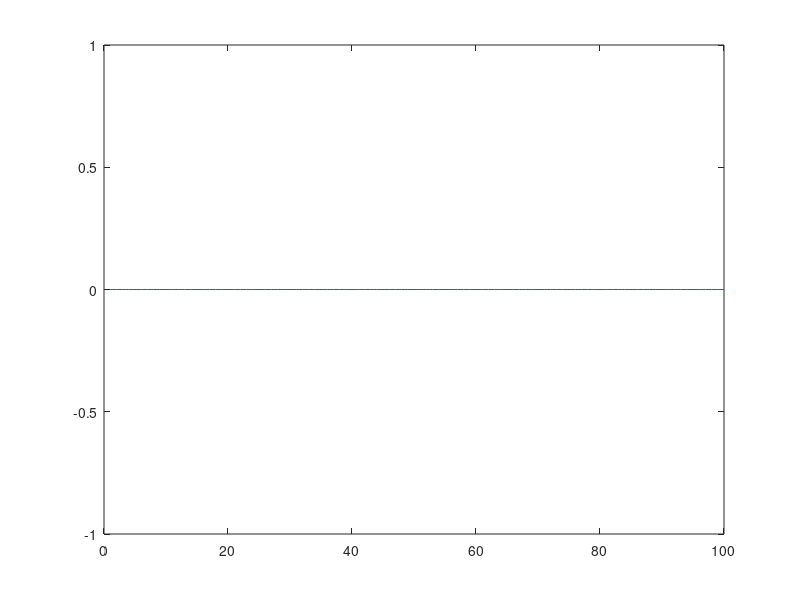

Source code (MATLAB):
% This is the 325 project main file
clc

%Parallel Plate Parameter

plateWidth = 1 %1 meter
plateHeight = .005% 5 mm 

%Parallel Plate End

%Constants

q = 1.602*10^-19;%charge of electron
m = 9.109*10^-31;%mass of electron
rocketMass = 2970000;%kilograms
ionRate = 1*10^6;

%End Constants

voltageArray = 1:100;
voltageArray = voltageArray*1000000;

eField = voltageArray/plateHeight;

accelArray = q*eField/m;%Acceleration of electron through plates;

ejectVelocityArray = accelArray*plateWidth;

timeArray = 1:100;

Thrust = 1:100;

for n = 1:100
    if n == 1
        Thrust(n) = ejectVelocityArray(n)*log(rocketMass/(rocketMass - ionRate*m*timeArray(n))); 
    else         
        Thrust(n) = ejectVelocityArray(n)*log((rocketMass - ionRate*m*timeArray(n-1))/(rocketMass - ionRate*m*timeArray(n))); 
    end
end



plot(timeArray, Thrust);